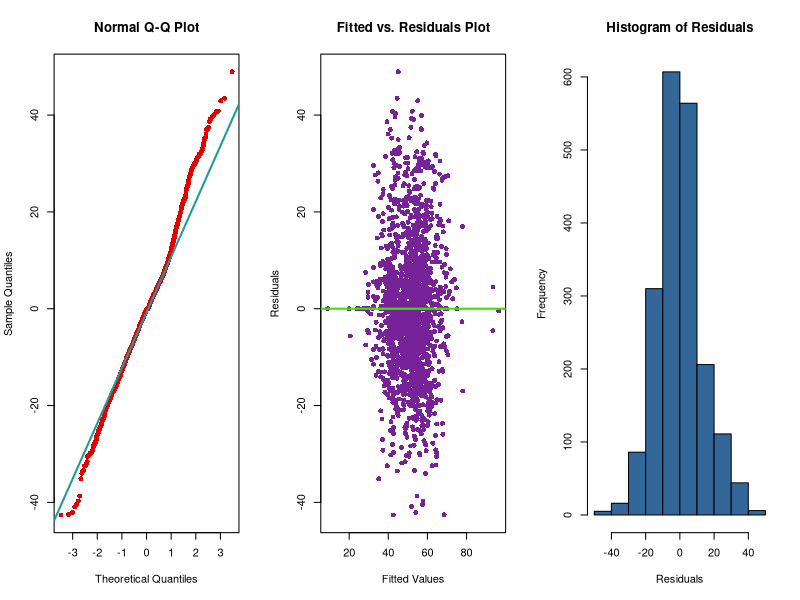
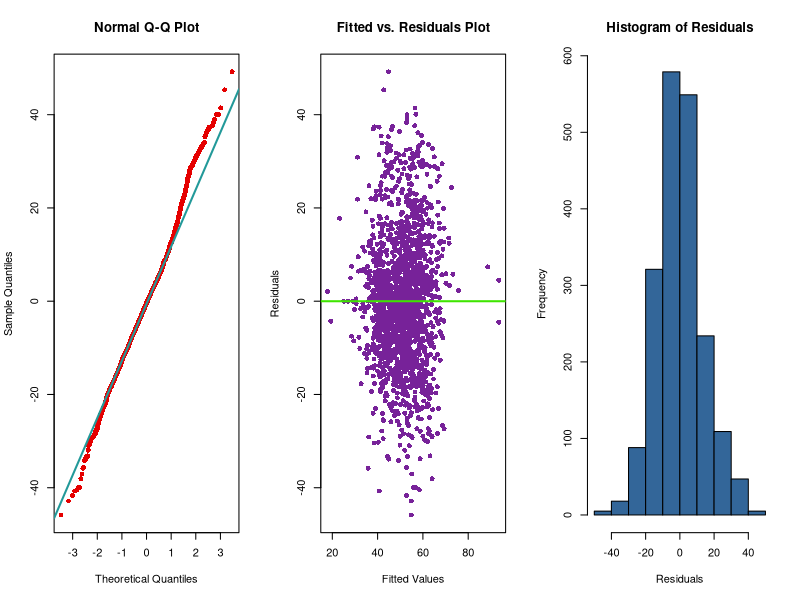
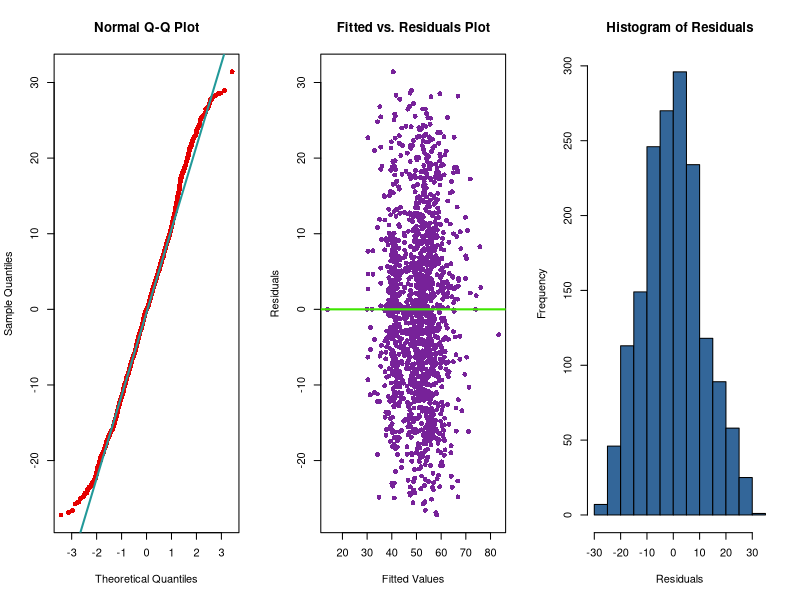
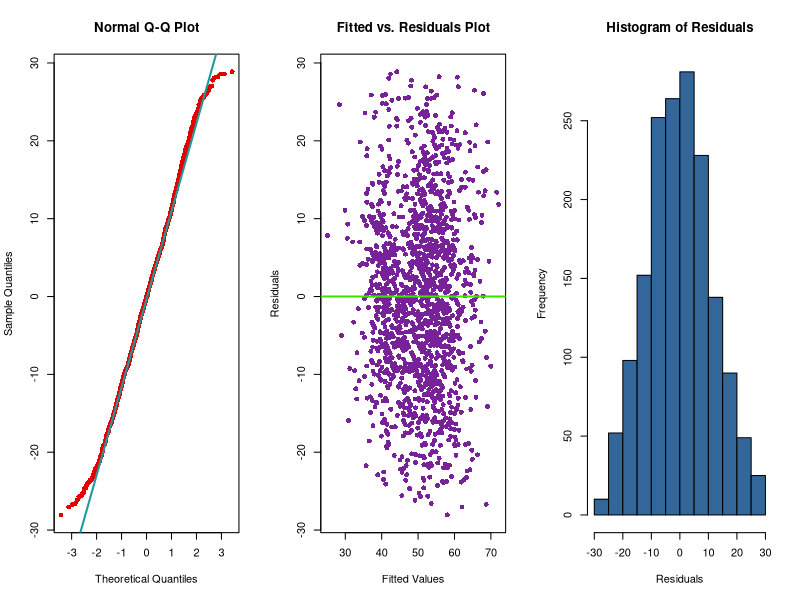

The R source for these figures, in order: (Note: this script raises an error after producing the figures.)
## ---- chunk 1
knitr::opts_chunk$set(echo = TRUE)
library(lmtest)
library(car)
purple = '#772299'; green = '#3FE500'; red = '#E50000'; lightblue = '#229999'; blue = '#336699'
## ---- chunk 2
knee = read.csv('knees.csv')
knee$Surgeon = as.factor(knee$Surgeon)
knee$Year = as.factor(knee$Year)
## ---- chunk 3
#Function to plot various plots as QQPlot, Fitted vs Residual Plot.
plots = function(model) {
  par(mfcol=c(1,3))
  qqnorm(resid(model), col = red, pch = 16)
  qqline(resid(model), col = lightblue, lwd = 2)
  plot(fitted(model), resid(model), xlab = 'Fitted Values', ylab = 'Residuals', main = 'Fitted vs. Residuals Plot', col = purple, pch = 16)
  abline(h = 0, col = green, lwd = 2)
  hist(resid(model), col = blue, main = 'Histogram of Residuals', xlab = 'Residuals')
}

#Function to calculate various statistics which we use to evaluate the model
evaluate = function(model){
  # Run each of the tests
  lambda = 1.000001 # this is a hack so the function will return a CrossValidation score - HatValues of 1.0 are causing a division by zero error.
  shapiroTest = shapiro.test(resid(model))
  bpTest = bptest(model)
  rSquared = summary(model)$r.squared
  adjRSquared = summary(model)$adj.r.squared
  loocv = sqrt(mean((resid(model) / (lambda - hatvalues(model))) ^ 2))
  large_hat = sum(hatvalues(model) > 2 * mean(hatvalues(model)))
  large_resid = sum(rstandard(model)[abs(rstandard(model)) > 2]) / (length(rstandard(model) + lambda))
  
  
  # Collect tests in dataframe
  values = data.frame(Result = c(prettyNum(shapiroTest$p.value), prettyNum(bpTest$p.value), prettyNum(rSquared), prettyNum(adjRSquared),prettyNum(loocv),               prettyNum(large_hat))) 
  rowNames = data.frame(Test = c('Shapiro Wilk pvalue', 'Breusch-Pagan pvalue', 'R Squared', 'Adj R Squared', 'Cross Validation', 'Large Hat Values'))

  summary_output = cbind(rowNames, values)
  show(summary_output)
  plots(model)
}
# find and remove all influential values and return the resulting dataframe
removeInfluential = function(model, data){
  large_lev_index = which(hatvalues(model) > 2 * mean(hatvalues(model)))
  cooks = which(cooks.distance(model) > 4 / length(cooks.distance(model)))
  rStandard = abs(rstandard(model))
  rStandardIndex = which(rStandard > 2)
  index_ = union(union(large_lev_index, cooks), rStandardIndex)
  newData = data[-index_ , ]
  return(newData)
}

# identify all influential data points
IdentifyInfluential = function(model, data){
  large_lev_index = which(hatvalues(model) > 2 * mean(hatvalues(model)))
  cooks = which(cooks.distance(model) > 4 / length(cooks.distance(model)))
  rStandard = abs(rstandard(model))
  rStandardIndex = which(rStandard > 2)
  index_ = union(union(large_lev_index, cooks), rStandardIndex)
  return(index_)
}

# find large hat values, subtract them from the dataframe and return the dataframe
removeLargeHatValues = function(model, data){
  largeHat = which(hatvalues(model) > 2 * mean(hatvalues(model)))
  newData = data[-largeHat, ]
  return(newData)
}
# calculate the prediction accuracy with a margin (i.e. if the margin is set to 2, then a predicted value of 35.5 will return true if the actual value is 33.5-37.5)
prediction_accuracy = function(model, data, margin) {
  upper = data + margin
  lower = data - margin
  prediction = predict(model, newdata = data)
  return(sum(prediction < upper & lower < prediction)) / length(prediction)
}

rmse  = function(actual, predicted) {  sqrt(mean((actual - predicted) ^ 2))}

## ---- chunk 4
knee_int = lm(KneeScore_Surgeon ~ Surgeon + KneeScore_Patient:Age:Diagnosis * Side:TibialInsertModel, data = knee)
evaluate(knee_int)

knee_int2 = lm(KneeScore_Surgeon ~ Surgeon + Age:Race + Side * KneeScore_Patient * TibialInsertModel, data = knee)
evaluate(knee_int2)

int_data = removeInfluential(knee_int, knee)
knee_int_no_influence = lm(KneeScore_Surgeon ~ Surgeon + KneeScore_Patient:Age:Diagnosis * Side:TibialInsertModel, data = int_data)
evaluate(knee_int_no_influence)

int_data2 = removeInfluential(knee_int2, knee)
knee_int2_no_influence = lm(KneeScore_Surgeon ~ Surgeon + Age:Race + Side * KneeScore_Patient * TibialInsertModel, data = int_data2)
evaluate(knee_int2_no_influence)
## ---- chunk 5
scatterplotMatrix(~ KneeScore_Surgeon + KneeScore_Patient + Surgeon + Year + Age + Gender + Weight + Height, span=0.7, data=knee)
## ---- chunk 6
scatterplotMatrix(~ KneeScore_Surgeon + KneeScore_Patient + BMI + Diagnosis + Race + Side + GPS + Manufacturer, span=0.7, data=knee)
## ---- chunk 7
scatterplotMatrix(~ KneeScore_Surgeon + KneeScore_Patient + FemoralComponentModel + FemoralComponentSize + FemoralComponentType + TibialTrayModel + TibialInsertType, span=0.7, data=knee)
## ---- chunk 8
scatterplotMatrix(~ KneeScore_Surgeon + KneeScore_Patient + TibialTraySize + TibialInsertModel + TibialInsertWidth + PatellaModel + PatellaDiameter, span=0.7, data=knee)
## ---- chunk 9
scatterplotMatrix(~ KneeScore_Surgeon + KneeScore_Patient, span=0.7, data=knee)
## ---- chunk 10
surgeon_full_additive_model = lm(KneeScore_Surgeon ~ ., data = knee)
evaluate(surgeon_full_additive_model)
## ---- chunk 11
largeHat = which(hatvalues(surgeon_full_additive_model) > (2 * mean(hatvalues(surgeon_full_additive_model))))
unique(largeHat)
## ---- chunk 12
print(knee[689, ])
print(knee[1927, ])
## ---- chunk 13
surgeon_model_eight = lm(KneeScore_Surgeon ~ . - Diagnosis - Race - TibialInsertType - FemoralComponentModel - PatellaModel - TibialTrayModel - TibialTraySize - FemoralComponentType, data = knee)
evaluate(surgeon_model_eight)
## ---- chunk 14
anova(surgeon_model_eight, surgeon_full_additive_model)
## ---- chunk 15
n = length(resid(surgeon_full_additive_model))
surgeon_model_back_bic = step(surgeon_full_additive_model, direction = "backward", k = log(n), trace = 0)
evaluate(surgeon_model_back_bic)
anova(surgeon_model_back_bic, surgeon_full_additive_model)
## ---- chunk 16
options(warn=-1)
sample_idx = sample(1:nrow(knee), 1500)
train_data = knee[sample_idx, ]
test_data = knee[-sample_idx, ]


full_test = rmse(test_data$KneeScore_Surgeon, predict(surgeon_full_additive_model, test_data))
full_train = rmse(train_data$KneeScore_Surgeon, predict(surgeon_full_additive_model, train_data))

test_mod_8 = rmse(test_data$KneeScore_Surgeon, predict(surgeon_model_eight, test_data))
train_mod_8 = rmse(train_data$KneeScore_Surgeon, predict(surgeon_model_eight, train_data))

bic_test = rmse(test_data$KneeScore_Surgeon, predict(surgeon_model_back_bic, test_data))
bic_train = rmse(train_data$KneeScore_Surgeon, predict(surgeon_model_back_bic, train_data))
## ---- chunk 17
new_dataframe = removeInfluential(surgeon_model_eight, knee)
surgeon_model_nine = lm(KneeScore_Surgeon ~ . - Diagnosis - Race - TibialInsertType - FemoralComponentModel - PatellaModel - TibialTrayModel - TibialTraySize - FemoralComponentType, data = new_dataframe)
evaluate(surgeon_model_nine)
## ---- chunk 18
remove_hat_dataframe = removeLargeHatValues(surgeon_model_nine, new_dataframe)
surgeon_model_ten = lm(KneeScore_Surgeon ~ . - Diagnosis - Race - TibialInsertType - FemoralComponentModel - PatellaModel - TibialTrayModel - TibialTraySize - FemoralComponentType, data = remove_hat_dataframe)
evaluate(surgeon_model_ten)
## ---- chunk 19
n = length(resid(surgeon_model_ten))
surgeon_model_10_bic = step(surgeon_model_ten, direction = "backward", k = log(n), trace = 0)
evaluate(surgeon_model_10_bic)
## ---- chunk 20
sample_idx_two = sample(1:nrow(remove_hat_dataframe), 1300)
train_data_two = remove_hat_dataframe[sample_idx_two, ]
test_data_two = remove_hat_dataframe[-sample_idx_two, ]

test_mod_10 = rmse(test_data_two$KneeScore_Surgeon, predict(surgeon_model_ten, train_data_two))
train_mod_10 = rmse(train_data_two$KneeScore_Surgeon, predict(surgeon_model_ten, train_data_two))

test_10_bic = rmse(test_data_two$KneeScore_Surgeon, predict(surgeon_model_10_bic, train_data_two))
train_10_bic = rmse(train_data_two$KneeScore_Surgeon, predict(surgeon_model_10_bic, train_data_two))
## ---- chunk 21
pat_full_additive_model = lm(KneeScore_Patient ~ ., data = knee)
evaluate(pat_full_additive_model)
## ---- chunk 22
pat_model_eight = lm(KneeScore_Patient ~ . - Diagnosis - Race - TibialInsertType - FemoralComponentModel - PatellaModel - TibialTrayModel - TibialTraySize - FemoralComponentType, data = knee)
evaluate(pat_model_eight)
## ---- chunk 23
anova(pat_model_eight, pat_full_additive_model)
## ---- chunk 24
n = length(resid(pat_full_additive_model))
pat_model_back_bic = step(pat_full_additive_model, direction = "backward", k = log(n), trace = 0)
evaluate(pat_model_back_bic)
anova(pat_model_back_bic, pat_full_additive_model)
## ---- chunk 25
options(warn=-1)
sample_idx = sample(1:nrow(knee), 1500)
train_data = knee[sample_idx, ]
test_data = knee[-sample_idx, ]

rmse  = function(actual, predicted) {  sqrt(mean((actual - predicted) ^ 2))}

pat_full_test = rmse(test_data$KneeScore_Patient, predict(pat_full_additive_model, test_data))
pat_full_train = rmse(train_data$KneeScore_Patient, predict(pat_full_additive_model, train_data))

pat_test_mod_8 = rmse(test_data$KneeScore_Patient, predict(pat_model_eight, test_data))
pat_train_mod_8 = rmse(train_data$KneeScore_Patient, predict(pat_model_eight, train_data))

pat_bic_test = rmse(test_data$KneeScore_Patient, predict(pat_model_back_bic, test_data))
pat_bic_train = rmse(train_data$KneeScore_Patient, predict(pat_model_back_bic, train_data))
## ---- chunk 26
new_dataframe = removeInfluential(pat_model_eight, knee)
pat_model_nine = lm(KneeScore_Patient ~ . - Diagnosis - Race - TibialInsertType - FemoralComponentModel - PatellaModel - TibialTrayModel - TibialTraySize - FemoralComponentType, data = new_dataframe)
evaluate(pat_model_nine)
## ---- chunk 27
remove_hat_dataframe = removeLargeHatValues(pat_model_nine, new_dataframe)
pat_model_ten = lm(KneeScore_Patient ~ . - Diagnosis - Race - TibialInsertType - FemoralComponentModel - PatellaModel - TibialTrayModel - TibialTraySize - FemoralComponentType, data = remove_hat_dataframe)
evaluate(pat_model_ten)
## ---- chunk 28
n = length(resid(pat_model_ten))
pat_model_10_bic = step(pat_model_ten, direction = "backward", k = log(n), trace = 0)
evaluate(pat_model_10_bic)
## ---- chunk 29
sample_idx_two = sample(1:nrow(remove_hat_dataframe), 1300)
train_data_two = remove_hat_dataframe[sample_idx_two, ]
test_data_two = remove_hat_dataframe[-sample_idx_two, ]

test_mod_10 = rmse(test_data_two$KneeScore_Patient, predict(pat_model_ten, train_data_two))
train_mod_10 = rmse(train_data_two$KneeScore_Patient, predict(pat_model_ten, train_data_two))

test_10_bic = rmse(test_data_two$KneeScore_Patient, predict(pat_model_10_bic, train_data_two))
train_10_bic = rmse(train_data_two$KneeScore_Patient, predict(pat_model_10_bic, train_data_two))
